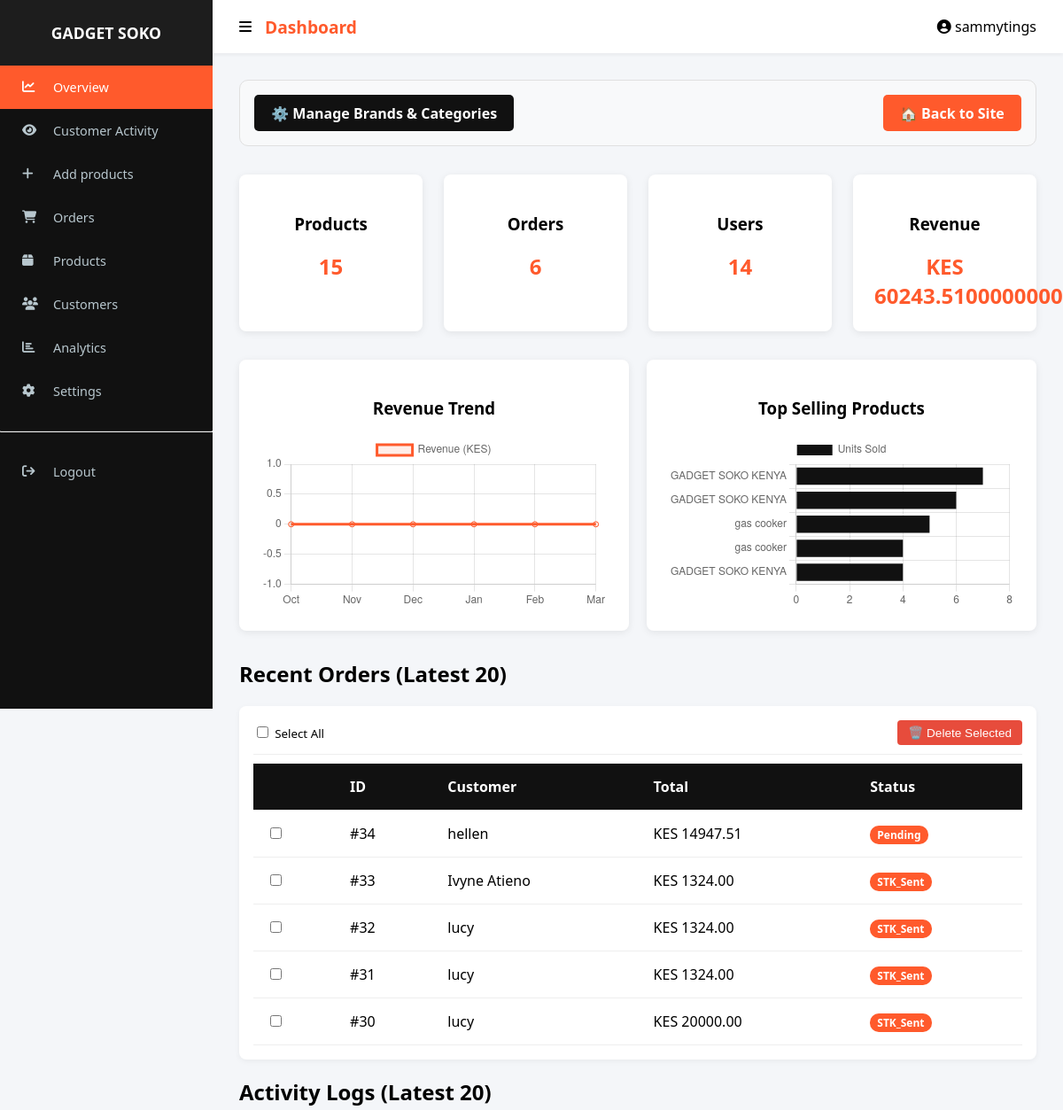
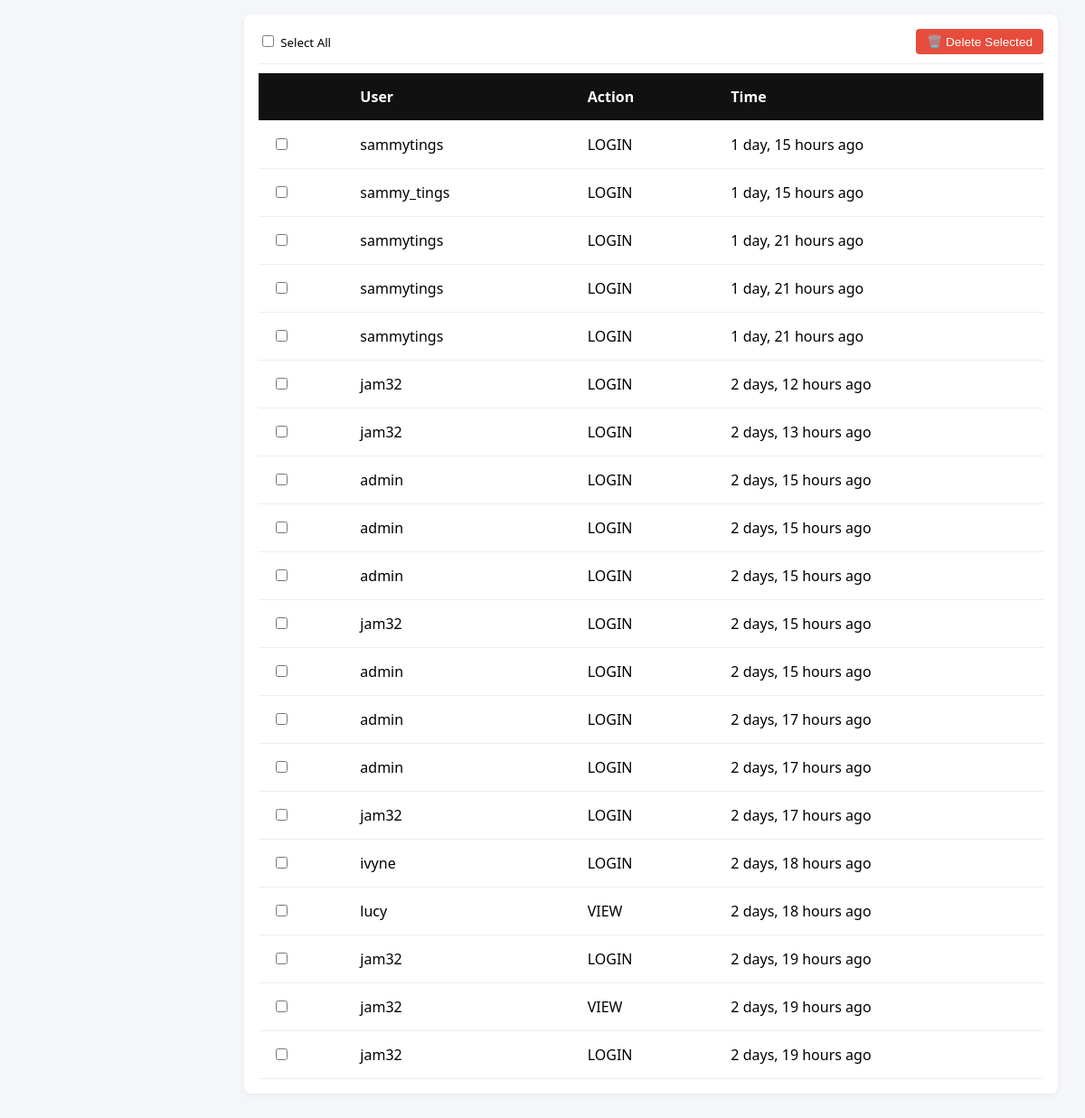
Before: /dashboard/ (signed in) with the older database file (2 pictures, top to bottom).
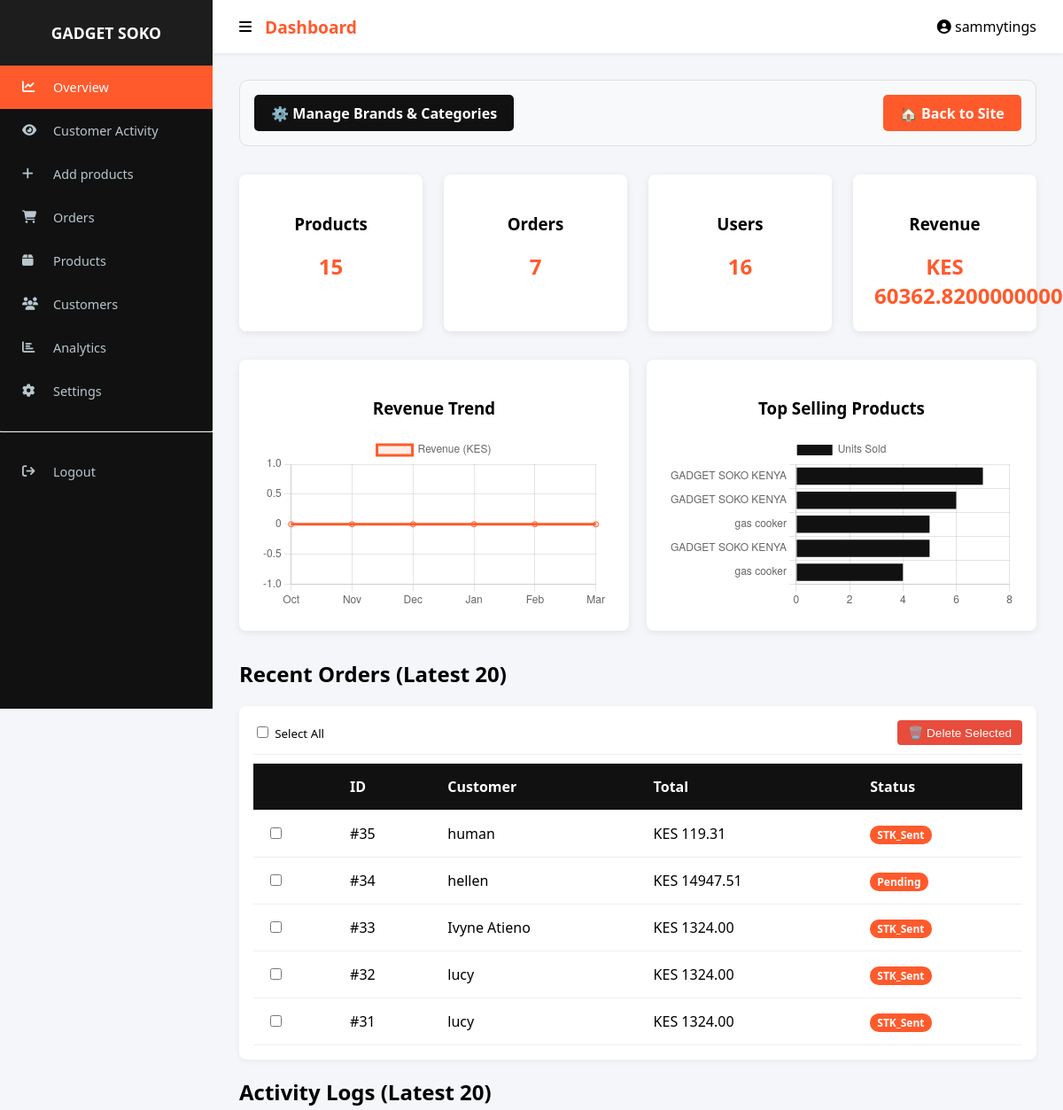
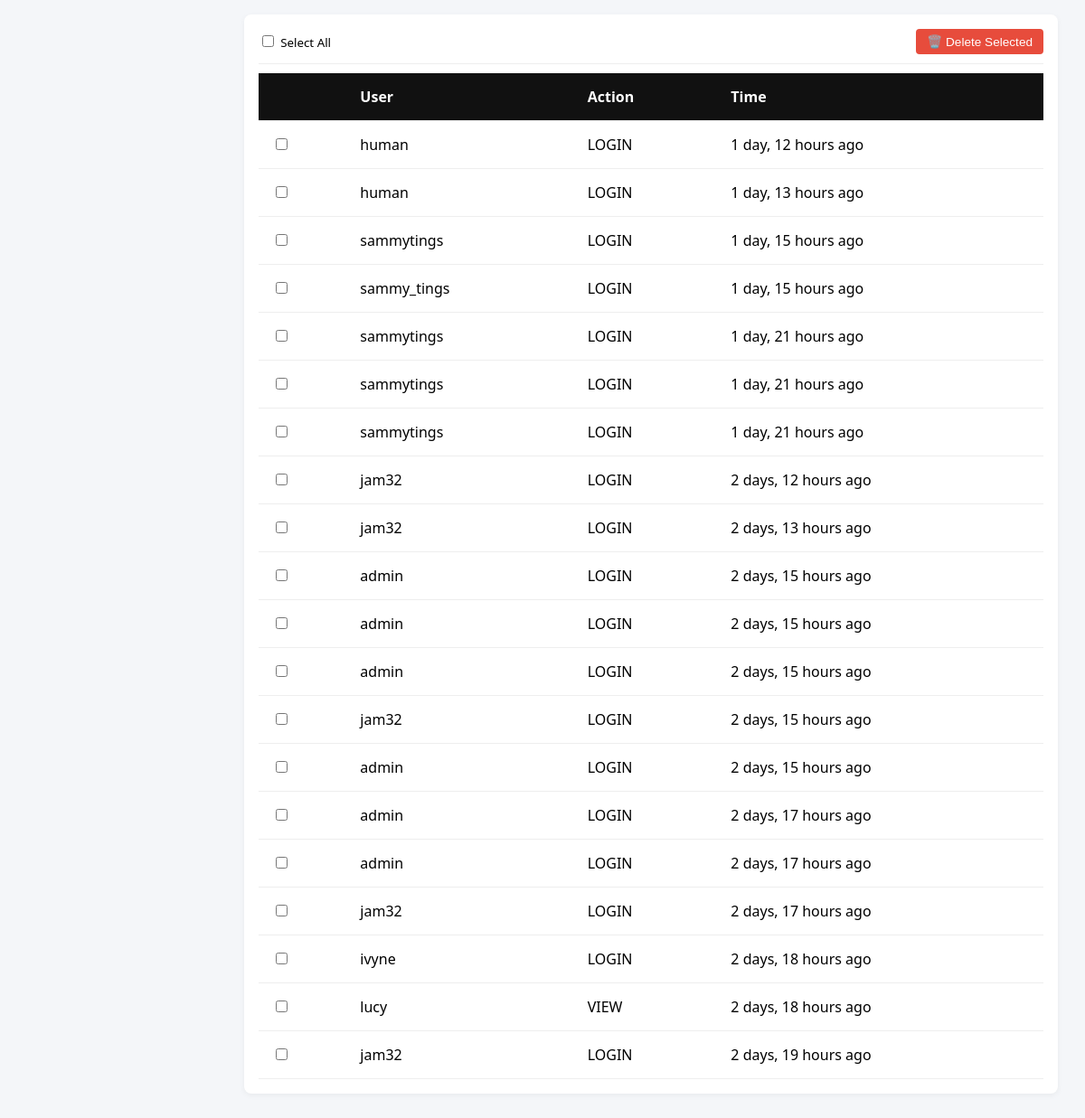
After: the same page with the newer database file (2 pictures, top to bottom).
### app/models.py (models this page shows, shortened)
class Order(models.Model):
    STATUS_CHOICES = [
        ('Pending', 'Pending'),
        ('STK_Sent', 'STK Push Sent'),
        ('Paid', 'Paid'),
        ('Failed', 'Failed')
    ]
    user = models.ForeignKey(User, on_delete=models.CASCADE, null=True, blank=True)
    name = models.CharField(max_length=100)
    email = models.EmailField(null=True, blank=True)
    phone = models.CharField(max_length=15)
    destination = models.CharField(max_length=255)
    region = models.CharField(max_length=20, default="nairobi")  # 'nairobi' or 'upcountry'
    location_area = models.CharField(max_length=255, default="N/A")
    address = models.TextField(default="")
    shipping_fee = models.DecimalField(max_digits=10, decimal_places=2, default=0)
    payment_method = models.CharField(max_length=20, default="mpesa")
    payment_status = models.CharField(max_length=50, default="Pending")
    total = models.DecimalField(max_digits=10, decimal_places=2, default=0)
    status = models.CharField(max_length=20, choices=STATUS_CHOICES, default='Pending')
    checkout_request_id = models.CharField(max_length=100, blank=True, null=True)
    mpesa_receipt = models.CharField(max_length=50, blank=True, null=True)
    created_at = models.DateTimeField(auto_now_add=True)

class UserActivity(models.Model):
    user = models.ForeignKey(User, on_delete=models.CASCADE)
    action = models.CharField(max_length=20)
    product = models.ForeignKey(Product, on_delete=models.SET_NULL, null=True, blank=True)
    timestamp = models.DateTimeField(auto_now_add=True)
    extra_info = models.TextField(blank=True, null=True)

### app/views.py (the view)
# urls.py: path('dashboard/', views.dashboard_view, name='dashboard'),
@staff_member_required
def dashboard_view(request):
    products_count = Product.objects.count()
    orders_count = Order.objects.count()
    users_count = User.objects.count()
    revenue = Order.objects.aggregate(total_revenue=Sum('total'))['total_revenue'] or 0
    recent_orders = Order.objects.order_by('-id')[:5]
    activity_logs = UserActivity.objects.select_related('user', 'product').order_by('-timestamp')[:20]
    for log in activity_logs:
        latest_order = Order.objects.filter(user=log.user).order_by('-created_at').first()
        log.last_order_status = latest_order.status if latest_order else "Browsing Only"
    today = datetime.today()
    revenue_data = defaultdict(int)
    for i in range(6, 0, -1):
        month = (today.month - i) % 12 or 12
        orders_in_month = Order.objects.filter(created_at__month=month)
        month_name = datetime(1900, month, 1).strftime('%b')
        revenue_data[month_name] = sum(o.total for o in orders_in_month if o.total)
    revenue_labels = list(revenue_data.keys())
    revenue_values = list(revenue_data.values())
    top_products = Product.objects.annotate(
        total_sold=Sum('orderitem__quantity')  # Adjust related_name if needed
    ).order_by('-total_sold')[:5]
    top_products_labels = [p.name for p in top_products]
    top_products_values = [p.total_sold or 0 for p in top_products]
    context = {
        "products_count": products_count,
        "orders_count": orders_count,
        "users_count": users_count,
        "revenue": revenue,
        "recent_orders": recent_orders,
        "revenue_labels": revenue_labels,
        "revenue_values": revenue_values,
        "top_products_labels": top_products_labels,
        "top_products_values": top_products_values,
        "customer_activity": activity_logs,
        "products": Product.objects.all(),
    }
    return render(request, "dashboard.html", context)

### app/context_processors.py (called while the page is built)
def cart_count(request):
    count = 0
    if request.user.is_authenticated:
        result = CartItem.objects.filter(user=request.user).aggregate(
            total=Sum('quantity')
        )
        count = result['total'] or 0
    return {'cart_count': count}

### app/templates/dashboard.html (shortened to what the changed rows need)
{% extends "baseadmin.html" %}
{% block header %}Dashboard{% endblock %}
{% block content %}
<div class="cards">
    <div class="card"><h3>Orders</h3><p>{{ orders_count|default:"0" }}</p></div>
    <div class="card"><h3>Users</h3><p>{{ users_count|default:"0" }}</p></div>
    <div class="card"><h3>Revenue</h3><p>KES {{ revenue|default:"0" }}</p></div>
</div>
<div class="charts-container">
    <div class="card">
        <h3>Top Selling Products</h3>
        <canvas id="topProductsChart"></canvas>
    </div>
</div>
<h2>Recent Orders (Latest 20)</h2>
<div class="table-container">
    <form action="{% url 'delete_orders' %}" method="POST">
        <table>
            <thead>
                <tr>
                    <th></th><th>ID</th><th>Customer</th><th>Total</th><th>Status</th>
                </tr>
            </thead>
            <tbody>
                {% for order in recent_orders|slice:":20" %}
                <tr>
                    <td><input type="checkbox" name="selected_ids" value="{{ order.id }}" class="order-check"></td>
                    <td>#{{ order.id }}</td>
                    <td>{{ order.name }}</td>
                    <td>KES {{ order.total }}</td>
                    <td><span class="status-badge">{{ order.status }}</span></td>
                </tr>
                {% empty %}
                <tr><td colspan="5" style="text-align:center;">No orders found.</td></tr>
                {% endfor %}
            </tbody>
        </table>
    </form>
</div>
<h2>Activity Logs (Latest 20)</h2>
<div class="table-container">
    <form action="{% url 'delete_logs' %}" method="POST">
        <table>
            <thead>
                <tr>
                    <th></th><th>User</th><th>Action</th><th>Time</th>
                </tr>
            </thead>
            <tbody>
                {% for log in customer_activity|slice:":20" %}
                <tr>
                    <td><input type="checkbox" name="selected_ids" value="{{ log.id }}" class="log-check"></td>
                    <td>{{ log.user.username }}</td>
                    <td>{{ log.action }}</td>
                    <td>{{ log.timestamp|timesince }} ago</td>
                </tr>
                {% empty %}
                <tr><td colspan="4" style="text-align:center;">No logs recorded.</td></tr>
                {% endfor %}
            </tbody>
        </table>
    </form>
</div>
{% endblock %}
{% block extra_js %}
<script>
// Logic for Revenue Chart
new Chart(document.getElementById('revenueChart'), {
    type: 'line',
    data: {
        labels: {{ revenue_labels|safe|default:"[]" }},
        datasets: [{
            label: 'Revenue (KES)',
            data: {{ revenue_values|safe|default:"[]" }},
            borderColor: '#ff5a2c',
            backgroundColor: 'rgba(255,90,44,0.1)',
            fill: true
        }]
    }
});
// Logic for Top Products Chart
new Chart(document.getElementById('topProductsChart'), {
    type: 'bar',
    data: {
        labels: {{ top_products_labels|safe|default:"[]" }},
        datasets: [{
            label: 'Units Sold',
            data: {{ top_products_values|safe|default:"[]" }},
            backgroundColor: '#111'
        }]
    },
    options: { indexAxis: 'y' }
});
// Bulk Selection Script
function setupSelectAll(masterId, childClass) {
    const master = document.getElementById(masterId);
    if (!master) return;
    master.onclick = function() {
        const checkboxes = document.getElementsByClassName(childClass);
        for (let cb of checkboxes) { cb.checked = master.checked; }
    }
}
setupSelectAll('checkAllOrders', 'order-check');
setupSelectAll('checkAllLogs', 'log-check');
</script>
{% endblock %}

Changed rows visible on the page:
no longer on this page (row unchanged): Order: id "30", name "lucy", total "20000.00", status "STK_Sent"
no longer on this page (row unchanged): UserActivity: user.username "jam32", action "VIEW", timestamp "2 days, 19 hours"
no longer on this page (row unchanged): UserActivity: user.username "jam32", action "LOGIN", timestamp "2 days, 19 hours"
added Order: id "35", name "human", total "119.31", status "STK_Sent"
added UserActivity: user.username "human", action "LOGIN", timestamp "1 day, 12 hours"
added UserActivity: user.username "human", action "LOGIN", timestamp "1 day, 13 hours"
Other visible differences:
{{ orders_count|default:"0" }}: "6" → "7"
{{ users_count|default:"0" }}: "14" → "16"
{{ revenue|default:"0" }}: "60243.5100000000" → "60362.8200000000"
chart data {{ top_products_labels|safe|default:"[]" }}: ['GADGET SOKO KENYA', 'GADGET SOKO KENYA', 'gas cooker', 'gas cooker', 'GADGET SOKO KENYA'] → ['GADGET SOKO KENYA', 'GADGET SOKO KENYA', 'gas cooker', 'GADGET SOKO KENYA', 'gas cooker']
chart data {{ top_products_values|safe|default:"[]" }}: [7, 6, 5, 4, 4] → [7, 6, 5, 5, 4]
